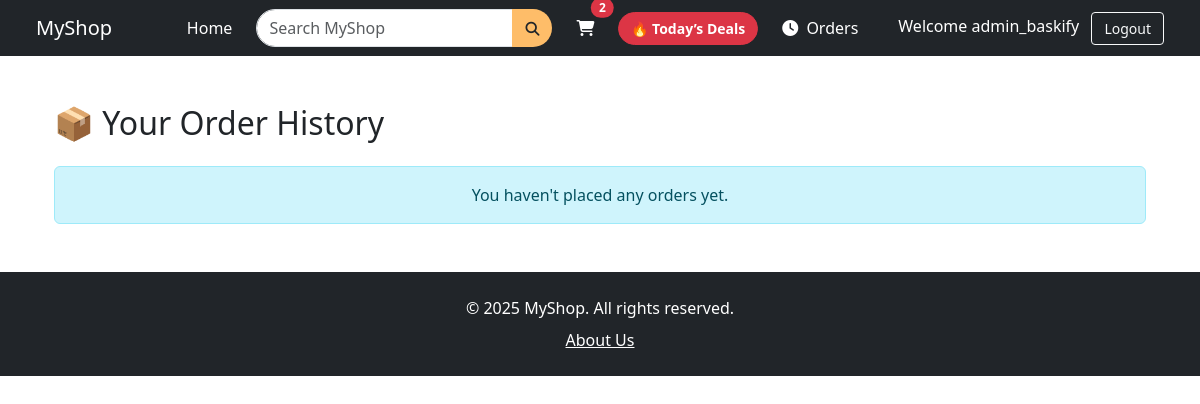
The page /orders/ (signed in) on the database as committed earlier.
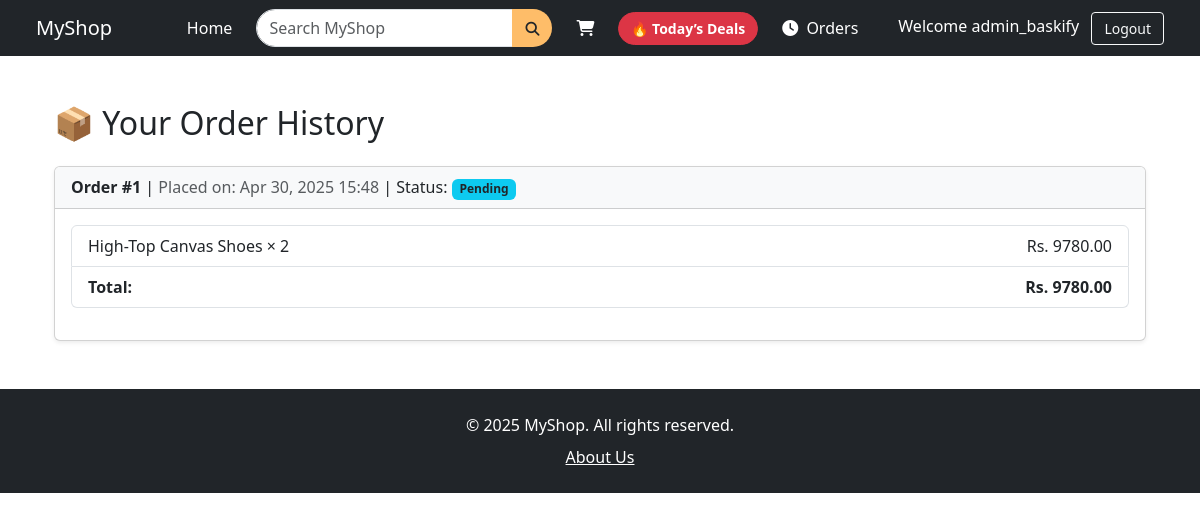
The same page on the database as committed later.
### store/models.py (models this page shows, shortened)
class OrderGroup(models.Model):
    user = models.ForeignKey(User, on_delete=models.CASCADE)
    created_at = models.DateTimeField(auto_now_add=True)
    address = models.TextField(blank=True)
    status = models.CharField(max_length=20, choices=[
        ('Pending', 'Pending'),
        ('Processing', 'Processing'),
        ('Shipped', 'Shipped'),
        ('Delivered', 'Delivered'),
        ('Cancelled', 'Cancelled'),
    ], default='Pending')
    def total_amount(self):
        return sum(item.subtotal() for item in self.orderitem_set.all())

class OrderItem(models.Model):
    order_group = models.ForeignKey(OrderGroup, on_delete=models.CASCADE)
    product = models.ForeignKey(Product, on_delete=models.CASCADE)
    quantity = models.PositiveIntegerField()
    price_at_purchase = models.DecimalField(max_digits=10, decimal_places=2)  # To preserve price
    def subtotal(self):
        return self.quantity * self.price_at_purchase

class Product(models.Model):
    name = models.CharField(max_length=100)
    description = models.TextField()
    price = models.DecimalField(max_digits=10, decimal_places=2)
    image = models.ImageField(upload_to='product_images/')
    category = models.ForeignKey(Category, on_delete=models.CASCADE)
    is_deal = models.BooleanField(default=False)
    likes = models.ManyToManyField(User, related_name='liked_products', blank=True)

### store/views.py (the view)
# urls.py: path('orders/', views.order_history, name='order_history'),
@login_required
@never_cache
def order_history(request):
    orders = OrderGroup.objects.filter(user=request.user).order_by('-created_at')
    return render(request, 'store/order_history.html', {
        'orders': orders
    })

### store/context_processors.py (called while the page is built)
def cart_item_count(request):
    if request.user.is_authenticated:
        count = sum(item.quantity for item in CartItem.objects.filter(user=request.user))
    else:
        count = 0
    return {'cart_item_count': count}

### store/templates/store/order_history.html
{% extends 'store/base.html' %}
{% block content %}
<div class="container mt-5">
  <h2 class="mb-4">📦 Your Order History</h2>
  {% if orders %}
    {% for order in orders %}
      <div class="card mb-4 shadow-sm">
        <div class="card-header bg-light">
          <strong>Order #{{ order.id }}</strong> |
          <span class="text-muted">Placed on: {{ order.created_at|date:"M d, Y H:i" }}</span> |
          <span>Status: <span class="badge bg-info text-dark">{{ order.status }}</span></span>
        </div>
        <div class="card-body">
          <ul class="list-group mb-3">
            {% for item in order.orderitem_set.all %}
              <li class="list-group-item d-flex justify-content-between">
                {{ item.product.name }} × {{ item.quantity }}
                <span>Rs. {{ item.subtotal }}</span>
              </li>
            {% endfor %}
            <li class="list-group-item d-flex justify-content-between fw-bold">
              Total:
              <span>Rs. {{ order.total_amount }}</span>
            </li>
          </ul>
        </div>
      </div>
    {% endfor %}
  {% else %}
    <div class="alert alert-info text-center">
      You haven't placed any orders yet.
    </div>
  {% endif %}
</div>
{% endblock %}

### store/templates/store/base.html (shortened to what this page needs)
{% load static %}
<!DOCTYPE html>
<html lang="en">
<head>
  <link href="https://cdn.jsdelivr.net/npm/bootstrap@5.3.0/dist/css/bootstrap.min.css" rel="stylesheet">
  <link rel="stylesheet" href="{% static 'store/css/style.css' %}">
  <link rel="stylesheet" href="https://cdnjs.cloudflare.com/ajax/libs/font-awesome/6.4.0/css/all.min.css">
</head>
<body>
<nav class="navbar navbar-expand-lg navbar-dark bg-dark px-4 mb-4">
  <div class="container-fluid">
    <a class="navbar-brand" href="{% url 'home' %}">MyShop</a>
    <div class="collapse navbar-collapse" id="navbarContent">
      <ul class="navbar-nav ms-auto align-items-center">
        <li class="nav-item me-3">
          <a class="nav-link text-white" href="{% url 'home' %}">Home</a>
        </li>
        <li class="nav-item me-3">
          <form class="d-flex" role="search" method="get" action="{% url 'search' %}" style="flex-grow: 1; max-width: 600px;">
            <div class="input-group">
              <input class="form-control rounded-start-pill" type="search" name="q" placeholder="Search MyShop" aria-label="Search">
              <button class="btn" type="submit" style="background-color: #febd69; border-top-right-radius: 50px; border-bottom-right-radius: 50px;">
                <i class="fas fa-search"></i>
              </button>
            </div>
          </form>
        </li>
        <li class="nav-item me-3 position-relative">
          <a class="nav-link text-white" href="{% url 'view_cart' %}">
            <i class="fa fa-shopping-cart"></i>
            {% if cart_item_count > 0 %}
              <span class="position-absolute top-0 start-100 translate-middle badge rounded-pill bg-danger">
                {{ cart_item_count }}
              </span>
            {% endif %}
          </a>
        </li>
        <li class="nav-item me-3">
          <a href="{% url 'todays_deals' %}" class="btn btn-danger btn-sm rounded-pill fw-bold deals-btn">
            🔥 Today’s Deals
          </a>
        </li>
        {% if user.is_authenticated %}
        <li class="nav-item me-3">
          <a class="nav-link text-white" href="{% url 'order_history' %}">
            <i class="fas fa-clock me-1"></i> Orders
          </a>
        </li>
        <li class="nav-item ms-3">
          <span class="text-white me-2">Welcome {{ user.username }}</span>
          <form action="{% url 'logout' %}" method="post" class="d-inline">
            <button type="submit" class="btn btn-outline-light btn-sm">Logout</button>
          </form>
        </li>
        {% else %}
        <li class="nav-item ms-3">
          <a href="{% url 'login' %}" class="btn btn-outline-light btn-sm me-2">Login</a>
          <a href="{% url 'signup' %}" class="btn btn-warning btn-sm">Sign Up</a>
        </li>
        {% endif %}
      </ul>
    </div>
  </div>
</nav>
<div class="container content-container">
  {% block content %}{% endblock %}
</div>
<footer class="bg-dark text-white text-center py-4 mt-5">
  <p class="mb-1">&copy; 2025 MyShop. All rights reserved.</p>
  <div class="mt-2">
    <a href="{% url 'about' %}" class="text-white text-decoration-underline">About Us</a>
  </div>
</footer>
</body>
</html>

Rows that differ between the two databases and show on the page:
added OrderGroup: id "1", created_at "Apr 30, 2025 15:48", status "Pending", total_amount "9780.00"
added OrderItem: product.name "High-Top Canvas Shoes", quantity "2", subtotal "9780.00"
Other text that changed with them:
{{ cart_item_count }}: "2" → (not shown)
text no longer shown: "You haven't placed any orders yet."
